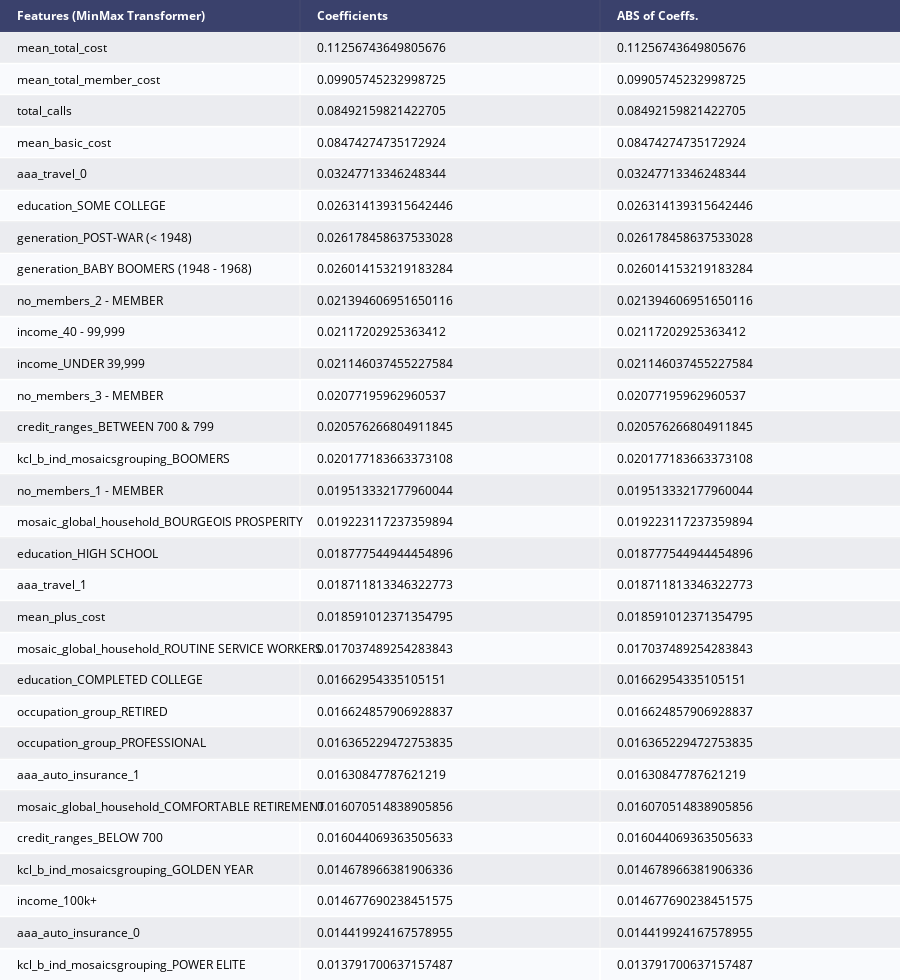

Here is the notebook cell this chart was saved with:
### Markdown cell above
# Feature importance
feature importance rates how important each feature is for the random forest tree makes. It is a number between 0 and 1 for each feature, where 0 means “not used at all” and 1 means “perfectly predicts the target.” The feature importances always sum to 1:

### Code cell
coef_df_rf = pd.DataFrame({'feature':testX.columns, 'coefs': rf.feature_importances_})
coef_df_rf["abs_coeff"] = coef_df_rf['coefs'].abs()
coef_df_rf.sort_values("abs_coeff",ascending=False,inplace=True)
coef_df_rf.nlargest(30,columns=["abs_coeff"])
counts_rf = pd.DataFrame(coef_df_rf.nlargest(30,columns=["abs_coeff"]), index=None)
counts_rf.rename(columns={"feature": "Features (MinMax Transformer)", 'coefs':'Coefficients', 'abs_coeff': "ABS of Coeffs."}, inplace=True)
fig = ff.create_table(counts_rf, height_constant=30, index=False)
fig.write_image('credit_card_rf_coef.png')
py.iplot(fig)

### Figure 1 — Plotly figure (JSON) as saved in the notebook; plotly's stock layout.template omitted (floating-point values rounded to 4 significant figures)
{"data": [{"colorscale": [[0, "#00083e"], [0.5, "#ededee"], [1, "#ffffff"]], "hoverinfo": "none", "opacity": 0.75, "showscale": false, "type": "heatmap", "z": [[0, 0, 0], [0.5, 0.5, 0.5], [1, 1, 1], [0.5, 0.5, 0.5], [1, 1, 1], [0.5, 0.5, 0.5], [1, 1, 1], [0.5, 0.5, 0.5], [1, 1, 1], [0.5, 0.5, 0.5], [1, 1, 1], [0.5, 0.5, 0.5], [1, 1, 1], [0.5, 0.5, 0.5], [1, 1, 1], [0.5, 0.5, 0.5], [1, 1, 1], [0.5, 0.5, 0.5], [1, 1, 1], [0.5, 0.5, 0.5], [1, 1, 1], [0.5, 0.5, 0.5], [1, 1, 1], [0.5, 0.5, 0.5], [1, 1, 1], [0.5, 0.5, 0.5], [1, 1, 1], [0.5, 0.5, 0.5], [1, 1, 1], [0.5, 0.5, 0.5], [1, 1, 1]]}], "layout": {"annotations": [{"align": "left", "font": {"color": "#ffffff"}, "showarrow": false, "text": "<b>Features (MinMax Transformer)</b>", "x": -0.45, "xanchor": "left", "xref": "x", "y": 0, "yref": "y"}, {"align": "left", "font": {"color": "#ffffff"}, "showarrow": false, "text": "<b>Coefficients</b>", "x": 0.55, "xanchor": "left", "xref": "x", "y": 0, "yref": "y"}, {"align": "left", "font": {"color": "#ffffff"}, "showarrow": false, "text": "<b>ABS of Coeffs.</b>", "x": 1.55, "xanchor": "left", "xref": "x", "y": 0, "yref": "y"}, {"align": "left", "font": {"color": "#000000"}, "showarrow": false, "text": "mean_total_cost", "x": -0.45, "xanchor": "left", "xref": "x", "y": 1, "yref": "y"}, {"align": "left", "font": {"color": "#000000"}, "showarrow": false, "text": "0.11256743649805676", "x": 0.55, "xanchor": "left", "xref": "x", "y": 1, "yref": "y"}, {"align": "left", "font": {"color": "#000000"}, "showarrow": false, "text": "0.11256743649805676", "x": 1.55, "xanchor": "left", "xref": "x", "y": 1, "yref": "y"}, {"align": "left", "font": {"color": "#000000"}, "showarrow": false, "text": "mean_total_member_cost", "x": -0.45, "xanchor": "left", "xref": "x", "y": 2, "yref": "y"}, {"align": "left", "font": {"color": "#000000"}, "showarrow": false, "text": "0.09905745232998725", "x": 0.55, "xanchor": "left", "xref": "x", "y": 2, "yref": "y"}, {"align": "left", "font": {"color": "#000000"}, "showarrow": false, "text": "0.09905745232998725", "x": 1.55, "xanchor": "left", "xref": "x", "y": 2, "yref": "y"}, {"align": "left", "font": {"color": "#000000"}, "showarrow": false, "text": "total_calls", "x": -0.45, "xanchor": "left", "xref": "x", "y": 3, "yref": "y"}, {"align": "left", "font": {"color": "#000000"}, "showarrow": false, "text": "0.08492159821422705", "x": 0.55, "xanchor": "left", "xref": "x", "y": 3, "yref": "y"}, {"align": "left", "font": {"color": "#000000"}, "showarrow": false, "text": "0.08492159821422705", "x": 1.55, "xanchor": "left", "xref": "x", "y": 3, "yref": "y"}, {"align": "left", "font": {"color": "#000000"}, "showarrow": false, "text": "mean_basic_cost", "x": -0.45, "xanchor": "left", "xref": "x", "y": 4, "yref": "y"}, {"align": "left", "font": {"color": "#000000"}, "showarrow": false, "text": "0.08474274735172924", "x": 0.55, "xanchor": "left", "xref": "x", "y": 4, "yref": "y"}, {"align": "left", "font": {"color": "#000000"}, "showarrow": false, "text": "0.08474274735172924", "x": 1.55, "xanchor": "left", "xref": "x", "y": 4, "yref": "y"}, {"align": "left", "font": {"color": "#000000"}, "showarrow": false, "text": "aaa_travel_0", "x": -0.45, "xanchor": "left", "xref": "x", "y": 5, "yref": "y"}, {"align": "left", "font": {"color": "#000000"}, "showarrow": false, "text": "0.03247713346248344", "x": 0.55, "xanchor": "left", "xref": "x", "y": 5, "yref": "y"}, {"align": "left", "font": {"color": "#000000"}, "showarrow": false, "text": "0.03247713346248344", "x": 1.55, "xanchor": "left", "xref": "x", "y": 5, "yref": "y"}, {"align": "left", "font": {"color": "#000000"}, "showarrow": false, "text": "education_SOME COLLEGE", "x": -0.45, "xanchor": "left", "xref": "x", "y": 6, "yref": "y"}, {"align": "left", "font": {"color": "#000000"}, "showarrow": false, "text": "0.026314139315642446", "x": 0.55, "xanchor": "left", "xref": "x", "y": 6, "yref": "y"}, {"align": "left", "font": {"color": "#000000"}, "showarrow": false, "text": "0.026314139315642446", "x": 1.55, "xanchor": "left", "xref": "x", "y": 6, "yref": "y"}, {"align": "left", "font": {"color": "#000000"}, "showarrow": false, "text": "generation_POST-WAR (< 1948)", "x": -0.45, "xanchor": "left", "xref": "x", "y": 7, "yref": "y"}, {"align": "left", "font": {"color": "#000000"}, "showarrow": false, "text": "0.026178458637533028", "x": 0.55, "xanchor": "left", "xref": "x", "y": 7, "yref": "y"}, {"align": "left", "font": {"color": "#000000"}, "showarrow": false, "text": "0.026178458637533028", "x": 1.55, "xanchor": "left", "xref": "x", "y": 7, "yref": "y"}, {"align": "left", "font": {"color": "#000000"}, "showarrow": false, "text": "generation_BABY BOOMERS (1948 - 1968)", "x": -0.45, "xanchor": "left", "xref": "x", "y": 8, "yref": "y"}, {"align": "left", "font": {"color": "#000000"}, "showarrow": false, "text": "0.026014153219183284", "x": 0.55, "xanchor": "left", "xref": "x", "y": 8, "yref": "y"}, {"align": "left", "font": {"color": "#000000"}, "showarrow": false, "text": "0.026014153219183284", "x": 1.55, "xanchor": "left", "xref": "x", "y": 8, "yref": "y"}, {"align": "left", "font": {"color": "#000000"}, "showarrow": false, "text": "no_members_2 - MEMBER", "x": -0.45, "xanchor": "left", "xref": "x", "y": 9, "yref": "y"}, {"align": "left", "font": {"color": "#000000"}, "showarrow": false, "text": "0.021394606951650116", "x": 0.55, "xanchor": "left", "xref": "x", "y": 9, "yref": "y"}, {"align": "left", "font": {"color": "#000000"}, "showarrow": false, "text": "0.021394606951650116", "x": 1.55, "xanchor": "left", "xref": "x", "y": 9, "yref": "y"}, {"align": "left", "font": {"color": "#000000"}, "showarrow": false, "text": "income_40 - 99,999", "x": -0.45, "xanchor": "left", "xref": "x", "y": 10, "yref": "y"}, {"align": "left", "font": {"color": "#000000"}, "showarrow": false, "text": "0.02117202925363412", "x": 0.55, "xanchor": "left", "xref": "x", "y": 10, "yref": "y"}, {"align": "left", "font": {"color": "#000000"}, "showarrow": false, "text": "0.02117202925363412", "x": 1.55, "xanchor": "left", "xref": "x", "y": 10, "yref": "y"}, {"align": "left", "font": {"color": "#000000"}, "showarrow": false, "text": "income_UNDER 39,999", "x": -0.45, "xanchor": "left", "xref": "x", "y": 11, "yref": "y"}, {"align": "left", "font": {"color": "#000000"}, "showarrow": false, "text": "0.021146037455227584", "x": 0.55, "xanchor": "left", "xref": "x", "y": 11, "yref": "y"}, {"align": "left", "font": {"color": "#000000"}, "showarrow": false, "text": "0.021146037455227584", "x": 1.55, "xanchor": "left", "xref": "x", "y": 11, "yref": "y"}, {"align": "left", "font": {"color": "#000000"}, "showarrow": false, "text": "no_members_3 - MEMBER", "x": -0.45, "xanchor": "left", "xref": "x", "y": 12, "yref": "y"}, {"align": "left", "font": {"color": "#000000"}, "showarrow": false, "text": "0.02077195962960537", "x": 0.55, "xanchor": "left", "xref": "x", "y": 12, "yref": "y"}, {"align": "left", "font": {"color": "#000000"}, "showarrow": false, "text": "0.02077195962960537", "x": 1.55, "xanchor": "left", "xref": "x", "y": 12, "yref": "y"}, {"align": "left", "font": {"color": "#000000"}, "showarrow": false, "text": "credit_ranges_BETWEEN 700 & 799", "x": -0.45, "xanchor": "left", "xref": "x", "y": 13, "yref": "y"}, {"align": "left", "font": {"color": "#000000"}, "showarrow": false, "text": "0.020576266804911845", "x": 0.55, "xanchor": "left", "xref": "x", "y": 13, "yref": "y"}, {"align": "left", "font": {"color": "#000000"}, "showarrow": false, "text": "0.020576266804911845", "x": 1.55, "xanchor": "left", "xref": "x", "y": 13, "yref": "y"}, {"align": "left", "font": {"color": "#000000"}, "showarrow": false, "text": "kcl_b_ind_mosaicsgrouping_BOOMERS", "x": -0.45, "xanchor": "left", "xref": "x", "y": 14, "yref": "y"}, {"align": "left", "font": {"color": "#000000"}, "showarrow": false, "text": "0.020177183663373108", "x": 0.55, "xanchor": "left", "xref": "x", "y": 14, "yref": "y"}, {"align": "left", "font": {"color": "#000000"}, "showarrow": false, "text": "0.020177183663373108", "x": 1.55, "xanchor": "left", "xref": "x", "y": 14, "yref": "y"}, {"align": "left", "font": {"color": "#000000"}, "showarrow": false, "text": "no_members_1 - MEMBER", "x": -0.45, "xanchor": "left", "xref": "x", "y": 15, "yref": "y"}, {"align": "left", "font": {"color": "#000000"}, "showarrow": false, "text": "0.019513332177960044", "x": 0.55, "xanchor": "left", "xref": "x", "y": 15, "yref": "y"}, {"align": "left", "font": {"color": "#000000"}, "showarrow": false, "text": "0.019513332177960044", "x": 1.55, "xanchor": "left", "xref": "x", "y": 15, "yref": "y"}, {"align": "left", "font": {"color": "#000000"}, "showarrow": false, "text": "mosaic_global_household_BOURGEOIS PROSPERITY", "x": -0.45, "xanchor": "left", "xref": "x", "y": 16, "yref": "y"}, {"align": "left", "font": {"color": "#000000"}, "showarrow": false, "text": "0.019223117237359894", "x": 0.55, "xanchor": "left", "xref": "x", "y": 16, "yref": "y"}, {"align": "left", "font": {"color": "#000000"}, "showarrow": false, "text": "0.019223117237359894", "x": 1.55, "xanchor": "left", "xref": "x", "y": 16, "yref": "y"}, {"align": "left", "font": {"color": "#000000"}, "showarrow": false, "text": "education_HIGH SCHOOL", "x": -0.45, "xanchor": "left", "xref": "x", "y": 17, "yref": "y"}, {"align": "left", "font": {"color": "#000000"}, "showarrow": false, "text": "0.018777544944454896", "x": 0.55, "xanchor": "left", "xref": "x", "y": 17, "yref": "y"}, {"align": "left", "font": {"color": "#000000"}, "showarrow": false, "text": "0.018777544944454896", "x": 1.55, "xanchor": "left", "xref": "x", "y": 17, "yref": "y"}, {"align": "left", "font": {"color": "#000000"}, "showarrow": false, "text": "aaa_travel_1", "x": -0.45, "xanchor": "left", "xref": "x", "y": 18, "yref": "y"}, {"align": "left", "font": {"color": "#000000"}, "showarrow": false, "text": "0.018711813346322773", "x": 0.55, "xanchor": "left", "xref": "x", "y": 18, "yref": "y"}, {"align": "left", "font": {"color": "#000000"}, "showarrow": false, "text": "0.018711813346322773", "x": 1.55, "xanchor": "left", "xref": "x", "y": 18, "yref": "y"}, {"align": "left", "font": {"color": "#000000"}, "showarrow": false, "text": "mean_plus_cost", "x": -0.45, "xanchor": "left", "xref": "x", "y": 19, "yref": "y"}, {"align": "left", "font": {"color": "#000000"}, "showarrow": false, "text": "0.018591012371354795", "x": 0.55, "xanchor": "left", "xref": "x", "y": 19, "yref": "y"}, {"align": "left", "font": {"color": "#000000"}, "showarrow": false, "text": "0.018591012371354795", "x": 1.55, "xanchor": "left", "xref": "x", "y": 19, "yref": "y"}, {"align": "left", "font": {"color": "#000000"}, "showarrow": false, "text": "mosaic_global_household_ROUTINE SERVICE WORKERS", "x": -0.45, "xanchor": "left", "xref": "x", "y": 20, "yref": "y"}, {"align": "left", "font": {"color": "#000000"}, "showarrow": false, "text": "0.017037489254283843", "x": 0.55, "xanchor": "left", "xref": "x", "y": 20, "yref": "y"}, {"align": "left", "font": {"color": "#000000"}, "showarrow": false, "text": "0.017037489254283843", "x": 1.55, "xanchor": "left", "xref": "x", "y": 20, "yref": "y"}, {"align": "left", "font": {"color": "#000000"}, "showarrow": false, "text": "education_COMPLETED COLLEGE", "x": -0.45, "xanchor": "left", "xref": "x", "y": 21, "yref": "y"}, {"align": "left", "font": {"color": "#000000"}, "showarrow": false, "text": "0.01662954335105151", "x": 0.55, "xanchor": "left", "xref": "x", "y": 21, "yref": "y"}, {"align": "left", "font": {"color": "#000000"}, "showarrow": false, "text": "0.01662954335105151", "x": 1.55, "xanchor": "left", "xref": "x", "y": 21, "yref": "y"}, {"align": "left", "font": {"color": "#000000"}, "showarrow": false, "text": "occupation_group_RETIRED", "x": -0.45, "xanchor": "left", "xref": "x", "y": 22, "yref": "y"}, {"align": "left", "font": {"color": "#000000"}, "showarrow": false, "text": "0.016624857906928837", "x": 0.55, "xanchor": "left", "xref": "x", "y": 22, "yref": "y"}, {"align": "left", "font": {"color": "#000000"}, "showarrow": false, "text": "0.016624857906928837", "x": 1.55, "xanchor": "left", "xref": "x", "y": 22, "yref": "y"}, {"align": "left", "font": {"color": "#000000"}, "showarrow": false, "text": "occupation_group_PROFESSIONAL", "x": -0.45, "xanchor": "left", "xref": "x", "y": 23, "yref": "y"}, {"align": "left", "font": {"color": "#000000"}, "showarrow": false, "text": "0.016365229472753835", "x": 0.55, "xanchor": "left", "xref": "x", "y": 23, "yref": "y"}, {"align": "left", "font": {"color": "#000000"}, "showarrow": false, "text": "0.016365229472753835", "x": 1.55, "xanchor": "left", "xref": "x", "y": 23, "yref": "y"}, {"align": "left", "font": {"color": "#000000"}, "showarrow": false, "text": "aaa_auto_insurance_1", "x": -0.45, "xanchor": "left", "xref": "x", "y": 24, "yref": "y"}, {"align": "left", "font": {"color": "#000000"}, "showarrow": false, "text": "0.01630847787621219", "x": 0.55, "xanchor": "left", "xref": "x", "y": 24, "yref": "y"}, {"align": "left", "font": {"color": "#000000"}, "showarrow": false, "text": "0.01630847787621219", "x": 1.55, "xanchor": "left", "xref": "x", "y": 24, "yref": "y"}, {"align": "left", "font": {"color": "#000000"}, "showarrow": false, "text": "mosaic_global_household_COMFORTABLE RETIREMENT", "x": -0.45, "xanchor": "left", "xref": "x", "y": 25, "yref": "y"}, {"align": "left", "font": {"color": "#000000"}, "showarrow": false, "text": "0.016070514838905856", "x": 0.55, "xanchor": "left", "xref": "x", "y": 25, "yref": "y"}, {"align": "left", "font": {"color": "#000000"}, "showarrow": false, "text": "0.016070514838905856", "x": 1.55, "xanchor": "left", "xref": "x", "y": 25, "yref": "y"}, {"align": "left", "font": {"color": "#000000"}, "showarrow": false, "text": "credit_ranges_BELOW 700", "x": -0.45, "xanchor": "left", "xref": "x", "y": 26, "yref": "y"}, {"align": "left", "font": {"color": "#000000"}, "showarrow": false, "text": "0.016044069363505633", "x": 0.55, "xanchor": "left", "xref": "x", "y": 26, "yref": "y"}, {"align": "left", "font": {"color": "#000000"}, "showarrow": false, "text": "0.016044069363505633", "x": 1.55, "xanchor": "left", "xref": "x", "y": 26, "yref": "y"}, {"align": "left", "font": {"color": "#000000"}, "showarrow": false, "text": "kcl_b_ind_mosaicsgrouping_GOLDEN YEAR", "x": -0.45, "xanchor": "left", "xref": "x", "y": 27, "yref": "y"}, {"align": "left", "font": {"color": "#000000"}, "showarrow": false, "text": "0.014678966381906336", "x": 0.55, "xanchor": "left", "xref": "x", "y": 27, "yref": "y"}, {"align": "left", "font": {"color": "#000000"}, "showarrow": false, "text": "0.014678966381906336", "x": 1.55, "xanchor": "left", "xref": "x", "y": 27, "yref": "y"}, {"align": "left", "font": {"color": "#000000"}, "showarrow": false, "text": "income_100k+", "x": -0.45, "xanchor": "left", "xref": "x", "y": 28, "yref": "y"}, {"align": "left", "font": {"color": "#000000"}, "showarrow": false, "text": "0.014677690238451575", "x": 0.55, "xanchor": "left", "xref": "x", "y": 28, "yref": "y"}, {"align": "left", "font": {"color": "#000000"}, "showarrow": false, "text": "0.014677690238451575", "x": 1.55, "xanchor": "left", "xref": "x", "y": 28, "yref": "y"}, {"align": "left", "font": {"color": "#000000"}, "showarrow": false, "text": "aaa_auto_insurance_0", "x": -0.45, "xanchor": "left", "xref": "x", "y": 29, "yref": "y"}, {"align": "left", "font": {"color": "#000000"}, "showarrow": false, "text": "0.014419924167578955", "x": 0.55, "xanchor": "left", "xref": "x", "y": 29, "yref": "y"}, {"align": "left", "font": {"color": "#000000"}, "showarrow": false, "text": "0.014419924167578955", "x": 1.55, "xanchor": "left", "xref": "x", "y": 29, "yref": "y"}, {"align": "left", "font": {"color": "#000000"}, "showarrow": false, "text": "kcl_b_ind_mosaicsgrouping_POWER ELITE", "x": -0.45, "xanchor": "left", "xref": "x", "y": 30, "yref": "y"}, {"align": "left", "font": {"color": "#000000"}, "showarrow": false, "text": "0.013791700637157487", "x": 0.55, "xanchor": "left", "xref": "x", "y": 30, "yref": "y"}, {"align": "left", "font": {"color": "#000000"}, "showarrow": false, "text": "0.013791700637157487", "x": 1.55, "xanchor": "left", "xref": "x", "y": 30, "yref": "y"}], "height": 980, "margin": {"b": 0, "l": 0, "r": 0, "t": 0}, "xaxis": {"dtick": 1, "gridwidth": 2, "showticklabels": false, "tick0": -0.5, "ticks": "", "zeroline": false}, "yaxis": {"autorange": "reversed", "dtick": 1, "gridwidth": 2, "showticklabels": false, "tick0": 0.5, "ticks": "", "zeroline": false}}}
